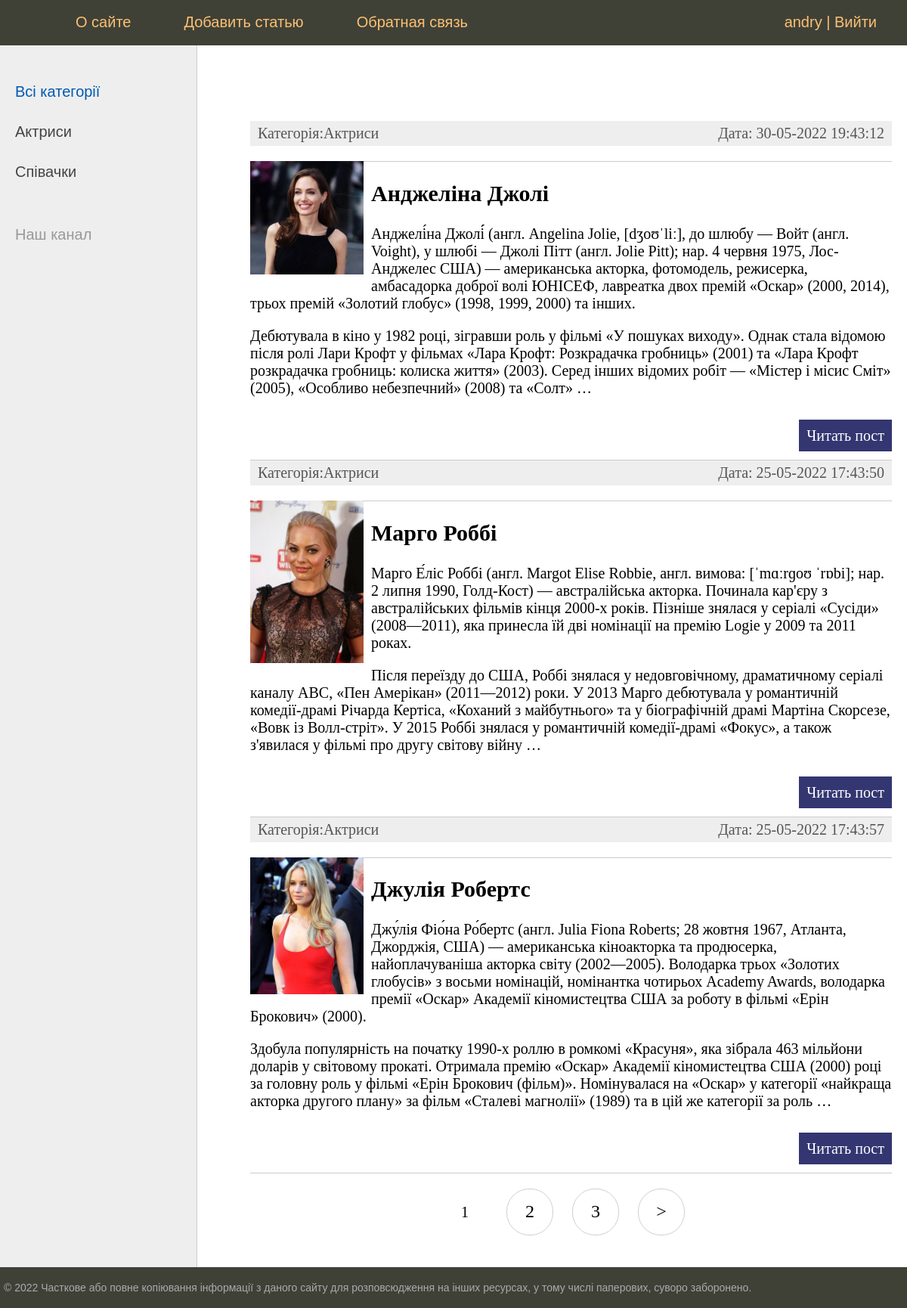
The app's page / (signed in) with its own data.
### women/models.py (models this page shows, shortened)
class Category(models.Model):
     name = models.CharField(max_length=100, db_index=True, verbose_name = 'Категорія')
     slug = models.SlugField(max_length=255, unique=True, db_index=True, verbose_name='URL', null=True)
     def __str__(self):
         return self.name
     def get_absolute_url(self):
         return reverse('category', kwargs={'cat_slug': self.slug})
     class Meta:
        verbose_name = 'Категорія'
        verbose_name_plural = 'Категорії'
        ordering = ['id']

class Women(models.Model):
    title = models.CharField(max_length=100, verbose_name='Заговолок')
    slug = models.SlugField(max_length=255, unique=True, db_index=True, verbose_name="URL")
    content = models.TextField(blank=True, verbose_name='Зміст')
    photo = models.ImageField(upload_to='photos/%Y/%m/%d/')
    time_create = models.DateTimeField(auto_now_add=True)
    time_update = models.DateTimeField(auto_now=True)
    is_published = models.BooleanField(default=True, verbose_name='Опубліковано')
    cat = models.ForeignKey('Category', on_delete=models.PROTECT, null=True, verbose_name='Категорія')
    def get_absolute_url(self):
        return reverse('post', kwargs={'post_slug': self.slug})
    class Meta:
        verbose_name = 'Відомі жінки'
        verbose_name_plural = 'Відомі жінки'
        ordering = ['time_create', 'title']

### women/views.py (the view)
# urls.py: path('', WomenHome.as_view(), name='home'),
class WomenHome(DataMixin, ListView):
    paginate_by = 3
    model = Women
    template_name = 'women/index.html'
    context_object_name = 'posts'
    def get_context_data(self, *, object_list=None, **kwargs):
        context = super().get_context_data(**kwargs)
        c_def = self.get_user_context(title=" Головна сторінка")
        return dict(list(context.items()) + list(c_def.items()))
    def get_queryset(self):
        return Women.objects.filter(is_published=True).select_related('cat')

### women/utils.py (called while the page is built)
    def get_user_context(self, **kwargs):
        context = kwargs
        cats = cache.get('cats')
        if not cats:
            cats = Category.objects.annotate(Count('women'))
            cache.set('cats', cats, 60)
        user_menu = menu.copy()
        if not self.request.user.is_authenticated:
            user_menu.pop(1)
        context['menu'] = user_menu
        context['cats'] = cats
        if 'cat_selected' not in context:
            context['cat_selected'] = 0
        return context

### women/templates/women/index.html (shortened to what this page needs)
{% extends 'women/base.html' %}
{% block content %}
<ul class="list-articles">
	{% for p in posts %}
    <li><div class="article-panel">
        <p class="first">Категорія:{{ p.cat }}</p>
        <p class="last">Дата: {{ p.time_update|date:"d-m-Y H:i:s" }}</p>
    </div>
    {% if p.photo %}
        <p><img class="img-article-left thumb" src="{{ p.photo.url }}"></p>
    {% endif %}
			<li><h2>{{p.title}}</h2>
	{% autoescape on %}
	{{ p.content|linebreaks|truncatewords:100 }}
	{% endautoescape %}
			<p class="link-read-post"><a href="{{ p.get_absolute_url }}">Читать пост</a></p>
			</li>
	{% endfor %}
</ul>
{% endblock %}

### women/templates/women/base.html (shortened to what this page needs)
{% load static %}
{% load women_tags %}
<!DOCTYPE html>
<html>
<head>
	<link type="text/css" href="{% static 'women/css/styles.css' %}" rel="stylesheet" />
</head>
<body>
<table class="table-page" border=0 cellpadding="0" cellspacing="0">
<tr><td valign=top>
		<div class="header">
			<ul id="mainmenu" class="mainmenu">
			<li class="logo"><a href="{% url 'home' %}"><div class="logo"></div></a></li>
{% for m in menu %}
			<li><a href="{% url m.url_name %}">{{m.title}}</a></li>
{% endfor %}
            {% if request.user.is_authenticated %}
            <li class="last">{{ user.username }} | <a href="{% url 'logout'  %}">Вийти</a></li>
            {% else %}
				<li class="last"><a href="{% url 'register' %}">Регистрація</a> | <a href="{% url 'login' %}">Увійти</a></li>
            {% endif     %}
			</ul>
		</div>
<table class="table-content" border=0 cellpadding="0" cellspacing="0">
<tr>
{% load cache %}
	<td valign="top" class="left-chapters">
	<ul id="leftchapters">
    {% cache 60 sidebar %}
    {% if cat_selected == 0 %}
		<li class="selected">Всі категорії</li>
    {% else %}
        <li><a href="{% url 'home' %}">Всі категорії</a><li>
    {% endif %}
    {% for c in cats %}
        {% if c.women__count > 0 %}
    {% if c.pk == cat_selected %}
    <li class="selected">{{ c.name }}</li>
    {% else %}
       <li><a href="{{c.get_absolute_url}}">{{c.name}}</a></li>
        {% endif %}
        {% endif %}
    {% endfor %}
    {% endcache %}
    <li class="share">
		<p>Наш канал</p>
		<a class="share-yt" href="https://www.youtube.com/channel/UClJzWfGWuGJL2t-3dYKcHTA/playlists" target="_blank" rel="nofollow"></a>
		</li>
	</ul>
</td>
<td valign="top" class="content">
	<div class="content-text">
{% block content %}
{% endblock %}
    {% if page_obj.has_other_pages %}
<nav class="list-pages">
    <ul>
        {% for p in paginator.page_range %}
		{% if page_obj.number == p %}
        <li class="page-num page-num-selected">{{ p }}</li>
		{% elif p >= page_obj.number|add:-2 and p <= page_obj.number|add:2  %}
        <li class="page-num">
            <a href="?page={{ p }}">{{ p }}</a>
        </li>
		{% endif %}
        {% endfor %}
{% if page_obj.has_next %}
<li class="page-num">
	<a href="?page={{ page_obj.next_page_number }}">&gt;</a>
</li>
{% endif %}
    </ul>
</nav>
{% endif %}
	</div>
</td></tr></table>
</td></tr>
<tr><td valign=top>
	<div id="footer">
		<p>&copy; 2022 Часткове або повне копіювання інформації з даного сайту для розповсюдження на інших ресурсах, у тому числі паперових, суворо заборонено.</p>
	</div>
</td></tr></table>
</body>
</html>

### women/static/women/css/styles.css (style rules this page uses)
html, body { font-family: 'Arial'; margin: 0; padding: 0; height: 100%; width: 100%; color: #444; }
a { color: #0059b2; text-decoration: none; }
img { max-width: 600px; height: auto; }
img.img-article-left { max-width: 300px; height: auto; float: left; padding: 0 10px 10px 0; }
img.img-article-left.thumb { max-width: 150px; height: auto; }
p.link-read-post { text-align: right; }
p.link-read-post a { padding: 10px; min-width: 100px; background: #333671; color: #fff; text-decoration: none; }
div.article-panel { background: #eee; padding: 5px 10px 5px 10px; box-sizing border-box; overflow: hidden; color: #555; }
div.article-panel p.first { margin: 0; float: left; }
div.article-panel p.last { margin: 0; float: right; }
ul.list-articles { list-style: none; margin: 0; padding: 0; }
ul.list-articles li { border-bottom: 1px solid #ccc; }
.table-page { width: 100%; height: 100%; vertical-align: top; }
.table-page tr { height: 100%; }
.header { background: #3F4137; height: 60px; }
.logo { background: url('../images/logo.png') no-repeat 10px 5px; width: 70px; height: 60px; }
ul.mainmenu { list-style: none; margin: 0; padding: 0; height: 60px; color: #fdc073; font-size: 20px; overflow: hidden; }
ul.mainmenu li { float: left; margin: 18px 40px 0 30px; }
ul.mainmenu li.logo { margin: 0; }
ul.mainmenu li.last { float: right; }
ul.mainmenu li a { color: #fdc073; text-decoration: none; }
.table-content { width: 100%; min-height: 100%; height: 100%; }
.left-chapters { margin: 0; background: #eee; border-right: 1px solid #ccc; min-height: 100%; }
.left-chapters ul { width: 230px; min-height: 100%; margin: 0; padding: 20px 10px 10px 20px; list-style: none; font-size: 20px; }
.left-chapters ul li { margin: 30px 0 0 0; color: #999; }
.left-chapters ul li.selected { color: #0059b2; }
.left-chapters ul li a { color: #444; text-decoration: none; }
.left-chapters ul li.share { margin: 60px 0 0 0; }
.left-chapters ul li.share p { margin: 30px 0 30px 0; }
.left-chapters ul li.share a { display: inline-block; width: 40px; height: 40px; margin: 0 20px 0 0; }
.left-chapters ul li.share a.share-yt { width: 100%; height: 30px; background: url('../images/share_yt.png') no-repeat 0 0 }
.content { padding: 40px 20px 20px 40px; width: 100%; box-sizing: border-box; }
.content-text { margin: 60px 0 0 30px; color: #000; font-size: 20px; font-family: Yandex Sans Display Light; }
#footer { box-sizing: border-box; background: #3F4137; padding: 5px; color: #aaa; font-size: 14px; font-family: Verdana, Geneva, Arial, Helvetica; text-align: left; overflow: hidden; }
.list-pages { text-align: center; margin: 0 0 20px 0; }
.list-pages ul { margin: 20px 0 0 0; padding: 0; list-style: none; }
.list-pages ul li { display: inline-block; margin: 0 20px 0 0; }
.list-pages a { color: #000; font-size: 24px; text-decoration: none; }
.list-pages .page-num, .page-num-selected { display: inline-block; width: 60px; height: 44px; padding: 16px 0 0 0; border: 1px solid #d0d0d0; border-radius: 30px; }
.list-pages .page-num-selected { border: none; color: #000; font-size: 20px; }

### records on screen
Category: name "Актриси"
Category: name "Співачки"
Women: cat "Актриси", time_update "30-05-2022 19:43:12", photo (picture), title "Анджеліна Джолі", content "Анджелі́на Джолі́́ (англ. Angelina Jolie, [dʒoʊˈliː], до шлюбу — Войт (англ. Voight), у шлюбі — Джолі Пітт (англ. Jolie Pitt); нар. 4 червня 1975, Лос-Анджелес США) — американська акторка, фотомодель, режисерка, амбасадорка доброї волі ЮНІСЕФ, лавреатка двох премій «Оскар» (2000, 2014), трьох премій «Золотий глобус» (1998, 1999, 2000) та інших. Дебютувала в кіно у 1982 році, зігравши роль у фільмі «У пошуках виходу». Однак стала відомою після ролі Лари Крофт у фільмах «Лара Крофт: Розкрадачка гробниць» (2001) та «Лара Крофт розкрадачка гробниць: колиска життя» (2003). Серед інших відомих робіт — «Містер і місис Сміт» (2005), «Особливо небезпечний» (2008) та «Солт» …"
Women: cat "Актриси", time_update "25-05-2022 17:43:50", photo (picture), title "Марго Роббі", content "Марго Е́ліс Роббі (англ. Margot Elise Robbie, англ. вимова: [ˈmɑːrɡoʊ ˈrɒbi]; нар. 2 липня 1990, Голд-Кост) — австралійська акторка. Починала кар'єру з австралійських фільмів кінця 2000-х років. Пізніше знялася у серіалі «Сусіди» (2008—2011), яка принесла їй дві номінації на премію Logie у 2009 та 2011 роках. Після переїзду до США, Роббі знялася у недовговічному, драматичному серіалі каналу ABC, «Пен Амерікан» (2011—2012) роки. У 2013 Марго дебютувала у романтичній комедії-драмі Річарда Кертіса, «Коханий з майбутнього» та у біографічній драмі Мартіна Скорсезе, «Вовк із Волл-стріт». У 2015 Роббі знялася у романтичній комедії-драмі «Фокус», а також з'явилася у фільмі про другу світову війну …"
Women: cat "Актриси", time_update "25-05-2022 17:43:57", photo (picture), title "Джулія Робертс", content "Джу́лія Фіо́на Ро́бертс (англ. Julia Fiona Roberts; 28 жовтня 1967, Атланта, Джорджія, США) — американська кіноакторка та продюсерка, найоплачуваніша акторка світу (2002—2005). Володарка трьох «Золотих глобусів» з восьми номінацій, номінантка чотирьох Academy Awards, володарка премії «Оскар» Академії кіномистецтва США за роботу в фільмі «Ерін Брокович» (2000). Здобула популярність на початку 1990-х роллю в ромкомі «Красуня», яка зібрала 463 мільйони доларів у світовому прокаті. Отримала премію «Оскар» Академії кіномистецтва США (2000) році за головну роль у фільмі «Ерін Брокович (фільм)». Номінувалася на «Оскар» у категорії «найкраща акторка другого плану» за фільм «Сталеві магнолії» (1989)…"

### other values on screen
{{ m.title }} "О сайте" "Добавить статью" "Обратная связь"
{{ user.username }} "andry"
{{ p }} "1"
{{ p }} "2" "3"
